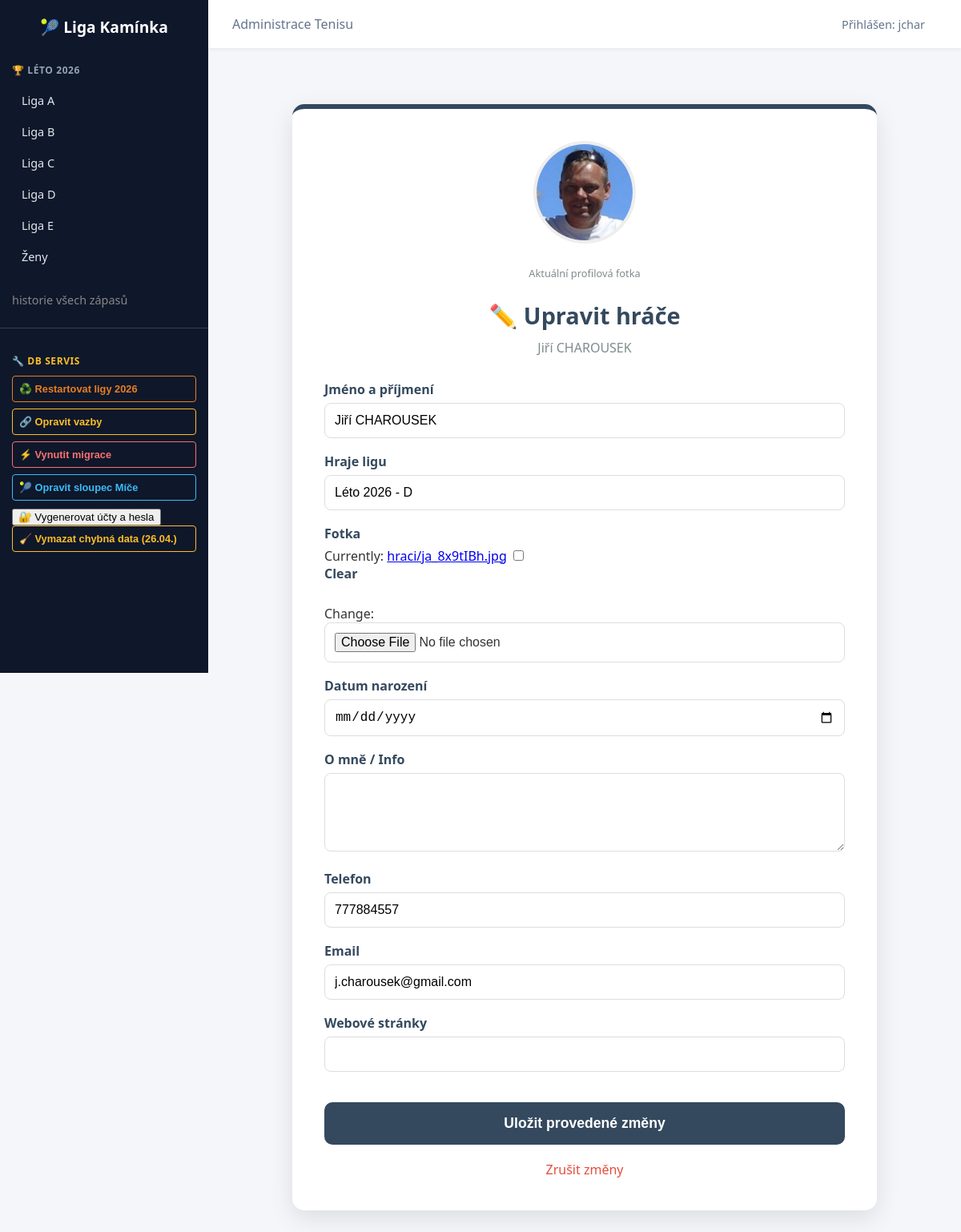
The page /tenis/editovat-hrace/6/ (signed in) on the database as committed earlier.
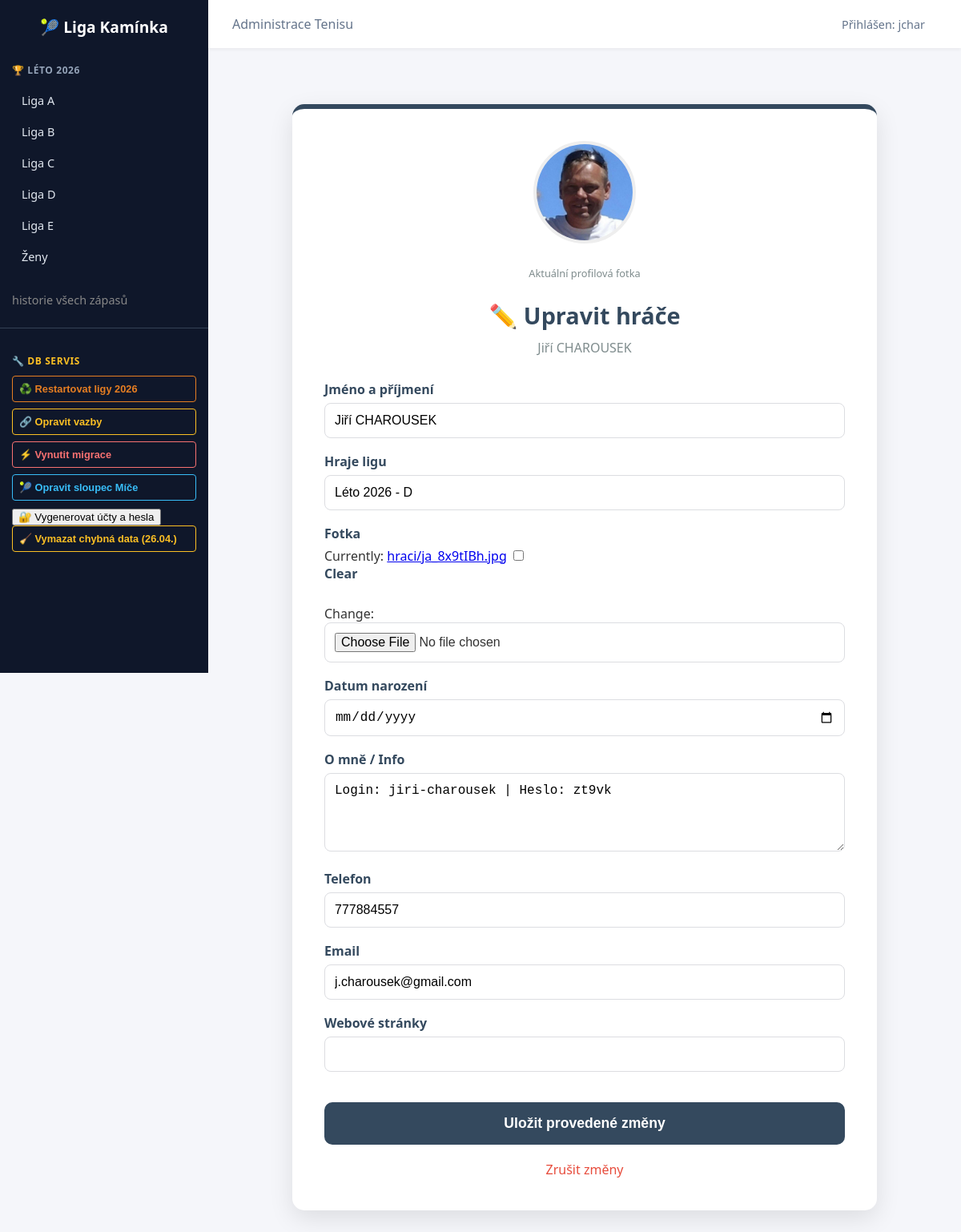
The same page on the database as committed later.
### tenis_app/models.py (models this page shows, shortened)
class Hrac(models.Model):
    jmeno = models.CharField(max_length=100, verbose_name="Jméno a příjmení")
    klub = models.CharField(max_length=100, blank=True, null=True, verbose_name="hraje ligu")
    foto = models.ImageField(upload_to='hraci/', blank=True, null=True, verbose_name="Fotka")
    datum_narozeni = models.DateField(blank=True, null=True, verbose_name="Datum narození")
    info = models.TextField(blank=True, null=True, verbose_name="O mně / Info")
    telefon = models.CharField(max_length=20, blank=True, null=True, verbose_name="Telefon")
    email = models.EmailField(blank=True, null=True, verbose_name="Email")
    web = models.URLField(blank=True, null=True, verbose_name="Webové stránky")
    class Meta:
        verbose_name = "Hráč"
        verbose_name_plural = "Hráči"
    class Meta:
        verbose_name = "Hráč"
        verbose_name_plural = "Hráči"

### tenis_app/views.py (the view)
# urls.py: path('editovat-hrace/<int:pk>/', views.editovat_hrace, name='editovat_hrace'),
@login_required
def editovat_hrace(request, pk):
    hrac = get_object_or_404(Hrac, pk=pk)
    if request.method == 'POST':
        form = HracForm(request.POST, request.FILES, instance=hrac)
        if form.is_valid():
            form.save()
            return redirect('tenis_index')
    else:
        form = HracForm(instance=hrac)
    return render(request, 'tenis_app/editovat_hrace.html', {
        'form': form,
        'hrac': hrac
    })

### tenis_app/forms.py
class HracForm(forms.ModelForm):
    class Meta:
        model = Hrac
        fields = '__all__'
        widgets = {
            'datum_narozeni': forms.DateInput(attrs={'type': 'date'}),
            'info': forms.Textarea(attrs={'rows': 4}),
        }

### tenis_app/templates/tenis_app/editovat_hrace.html (shortened to what this page needs)
{% extends "base.html" %}
{% block content %}
<div class="form-container">
    <div class="form-header">
        {% if hrac.foto %}
            <div style="text-align: center; margin-bottom: 20px;">
                <img src="{{ hrac.foto.url }}" alt="{{ hrac.jmeno }}" class="current-photo">
                <p style="font-size: 0.8rem; color: #7f8c8d;">Aktuální profilová fotka</p>
            </div>
        {% endif %}
        <h2 class="form-title">✏️ Upravit hráče</h2>
        <p style="color: #7f8c8d; margin-top: 0;">{{ hrac.jmeno }}</p>
    </div>
    <form method="post" enctype="multipart/form-data">
        {% for field in form %}
            <div class="form-group">
                <label for="{{ field.id_for_label }}">{{ field.label }}</label>
                {{ field }}
            </div>
        {% endfor %}
        <button type="submit" class="btn-update">Uložit provedené změny</button>
    </form>
    <a href="{% url 'tenis_index' %}" class="back-link">Zrušit změny</a>
</div>
{% endblock %}

Rows that differ between the two databases and show on the page:
changed Hrac "Jiří CHAROUSEK": info (not shown) → "Login: jiri-charousek | Heslo: zt9vk"
